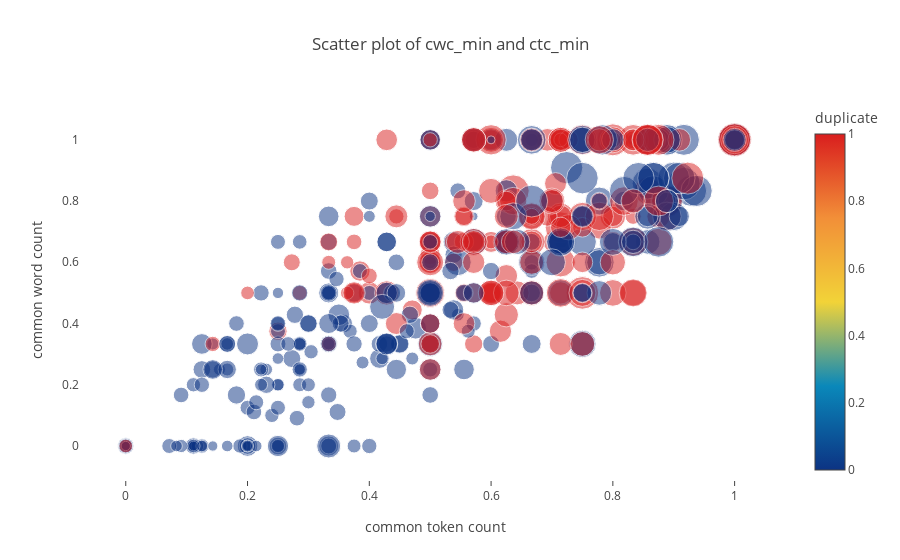

Notebook code for this chart:
### Markdown cell above
Contour plot above is for the non-duplicate points with the features longest_substr_ratio and fuzz_ratio . This is bivariate analysis.

### Code cell
# code taken from https://www.kaggle.com/philschmidt/quora-eda-model-selection-roc-pr-plots
df_subsampled = df[0:500]
import matplotlib
import pylab
trace = go.Scatter(
    x = df_subsampled['ctc_min'].values,
    y = df_subsampled['cwc_min'].values,
    mode='markers',
    marker=dict(
        size= df_subsampled['fuzz_ratio'].values / 3,
        color = df_subsampled['is_duplicate'].values,
        colorscale='Portland',
        showscale=True,
        opacity=0.5,
        colorbar = dict(title = 'duplicate')
    ),
    text = np.round(df_subsampled['fuzz_ratio'].values, decimals=2)
)
data = [trace]

layout= go.Layout(
    autosize= True,
    title= 'Scatter plot of cwc_min and ctc_min ',
    hovermode= 'closest',
        yaxis=dict(
        title='common word count',
        showgrid=False,
        zeroline=False,
        showline=False
    ),
    xaxis=dict(
        title= 'common token count',
        ticklen= 5,
        gridwidth= 2,
        showgrid=False,
        zeroline=False,
        showline=False,
    ),
    showlegend= False
)
fig = go.Figure(data=data, layout=layout)
py.iplot(fig,filename='scatterWords')

### Figure 1 — Plotly figure (JSON) as saved in the notebook; plotly's stock layout.template omitted (floating-point values rounded to 4 significant figures; data arrays with more than 128 entries replaced by an {"elided": "..."} marker saying what was removed)
{"data": [{"marker": {"color": {"elided": "500 int values"}, "colorbar": {"title": "duplicate"}, "colorscale": "Portland", "opacity": 0.5, "showscale": true, "size": {"elided": "500 float values"}}, "mode": "markers", "text": {"elided": "500 int values"}, "type": "scatter", "uid": "6a84670b-5076-40f8-bc77-0440cdcc7e40", "x": {"elided": "500 float values"}, "y": {"elided": "500 float values"}}], "layout": {"autosize": true, "hovermode": "closest", "showlegend": false, "title": "Scatter plot of cwc_min and ctc_min ", "xaxis": {"gridwidth": 2, "showgrid": false, "showline": false, "ticklen": 5, "title": "common token count", "zeroline": false}, "yaxis": {"showgrid": false, "showline": false, "title": "common word count", "zeroline": false}}}
